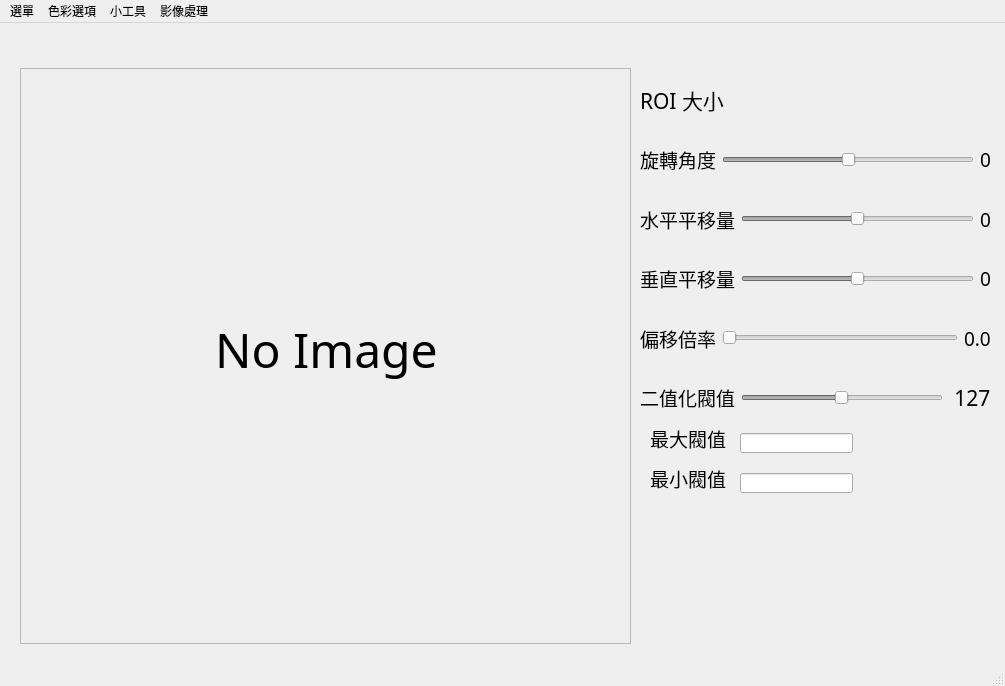
<?xml version="1.0" encoding="UTF-8"?>
<ui version="4.0">
 <class>MainWindow</class>
 <widget class="QMainWindow" name="MainWindow">
  <property name="geometry">
   <rect>
    <x>0</x>
    <y>0</y>
    <width>1005</width>
    <height>686</height>
   </rect>
  </property>
  <property name="mouseTracking">
   <bool>false</bool>
  </property>
  <property name="windowTitle">
   <string>影像處理平台</string>
  </property>
  <property name="autoFillBackground">
   <bool>false</bool>
  </property>
  <property name="styleSheet">
   <string notr="true"/>
  </property>
  <widget class="QWidget" name="centralwidget">
   <widget class="QLabel" name="Gif_Label">
    <property name="geometry">
     <rect>
      <x>660</x>
      <y>500</y>
      <width>150</width>
      <height>110</height>
     </rect>
    </property>
   </widget>
   <widget class="QLineEdit" name="MaxValue">
    <property name="geometry">
     <rect>
      <x>740</x>
      <y>410</y>
      <width>113</width>
      <height>20</height>
     </rect>
    </property>
    <property name="maxLength">
     <number>3</number>
    </property>
   </widget>
   <widget class="QLineEdit" name="MinValue">
    <property name="geometry">
     <rect>
      <x>740</x>
      <y>450</y>
      <width>113</width>
      <height>20</height>
     </rect>
    </property>
    <property name="maxLength">
     <number>3</number>
    </property>
   </widget>
   <widget class="QLabel" name="label">
    <property name="geometry">
     <rect>
      <x>650</x>
      <y>400</y>
      <width>91</width>
      <height>31</height>
     </rect>
    </property>
    <property name="font">
     <font>
      <family>Agency FB</family>
      <pointsize>14</pointsize>
     </font>
    </property>
    <property name="text">
     <string>最大閥值</string>
    </property>
   </widget>
   <widget class="QLabel" name="label_2">
    <property name="geometry">
     <rect>
      <x>650</x>
      <y>440</y>
      <width>91</width>
      <height>31</height>
     </rect>
    </property>
    <property name="font">
     <font>
      <family>Agency FB</family>
      <pointsize>14</pointsize>
     </font>
    </property>
    <property name="text">
     <string>最小閥值</string>
    </property>
   </widget>
   <widget class="QWidget" name="">
    <property name="geometry">
     <rect>
      <x>20</x>
      <y>10</y>
      <width>611</width>
      <height>611</height>
     </rect>
    </property>
    <layout class="QVBoxLayout" name="verticalLayout_3">
     <item>
      <widget class="QLabel" name="Image_Info_label">
       <property name="font">
        <font>
         <family>Agency FB</family>
         <pointsize>16</pointsize>
        </font>
       </property>
       <property name="text">
        <string/>
       </property>
      </widget>
     </item>
     <item>
      <layout class="QVBoxLayout" name="verticalLayout">
       <item>
        <widget class="QScrollArea" name="scrollArea">
         <property name="widgetResizable">
          <bool>true</bool>
         </property>
         <widget class="QWidget" name="scrollAreaWidgetContents">
          <property name="geometry">
           <rect>
            <x>0</x>
            <y>0</y>
            <width>605</width>
            <height>573</height>
           </rect>
          </property>
          <widget class="QLabel" name="ImageLabel">
           <property name="geometry">
            <rect>
             <x>0</x>
             <y>0</y>
             <width>611</width>
             <height>561</height>
            </rect>
           </property>
           <property name="font">
            <font>
             <family>Agency FB</family>
             <pointsize>36</pointsize>
            </font>
           </property>
           <property name="mouseTracking">
            <bool>false</bool>
           </property>
           <property name="autoFillBackground">
            <bool>false</bool>
           </property>
           <property name="frameShape">
            <enum>QFrame::NoFrame</enum>
           </property>
           <property name="text">
            <string>No Image</string>
           </property>
           <property name="alignment">
            <set>Qt::AlignCenter</set>
           </property>
          </widget>
         </widget>
        </widget>
       </item>
      </layout>
     </item>
    </layout>
   </widget>
   <widget class="QWidget" name="">
    <property name="geometry">
     <rect>
      <x>640</x>
      <y>50</y>
      <width>351</width>
      <height>351</height>
     </rect>
    </property>
    <layout class="QVBoxLayout" name="verticalLayout_2">
     <item>
      <widget class="QLabel" name="ROI_Label">
       <property name="font">
        <font>
         <family>Agency FB</family>
         <pointsize>16</pointsize>
         <underline>false</underline>
        </font>
       </property>
       <property name="text">
        <string>ROI 大小</string>
       </property>
      </widget>
     </item>
     <item>
      <layout class="QHBoxLayout" name="horizontalLayout">
       <item>
        <widget class="QLabel" name="label_3">
         <property name="font">
          <font>
           <family>Agency FB</family>
           <pointsize>14</pointsize>
          </font>
         </property>
         <property name="text">
          <string>旋轉角度</string>
         </property>
        </widget>
       </item>
       <item>
        <widget class="QSlider" name="AngelSlider">
         <property name="enabled">
          <bool>false</bool>
         </property>
         <property name="minimum">
          <number>-360</number>
         </property>
         <property name="maximum">
          <number>360</number>
         </property>
         <property name="orientation">
          <enum>Qt::Horizontal</enum>
         </property>
        </widget>
       </item>
       <item>
        <widget class="QLabel" name="AngelValue">
         <property name="font">
          <font>
           <family>Agency FB</family>
           <pointsize>14</pointsize>
          </font>
         </property>
         <property name="text">
          <string>0</string>
         </property>
        </widget>
       </item>
      </layout>
     </item>
     <item>
      <layout class="QHBoxLayout" name="horizontalLayout_2">
       <item>
        <widget class="QLabel" name="label_5">
         <property name="font">
          <font>
           <family>Agency FB</family>
           <pointsize>14</pointsize>
          </font>
         </property>
         <property name="text">
          <string>水平平移量</string>
         </property>
        </widget>
       </item>
       <item>
        <widget class="QSlider" name="horizontalMoveSlider">
         <property name="enabled">
          <bool>false</bool>
         </property>
         <property name="minimum">
          <number>-400</number>
         </property>
         <property name="maximum">
          <number>400</number>
         </property>
         <property name="value">
          <number>0</number>
         </property>
         <property name="orientation">
          <enum>Qt::Horizontal</enum>
         </property>
        </widget>
       </item>
       <item>
        <widget class="QLabel" name="MoveRightValue">
         <property name="font">
          <font>
           <family>Agency FB</family>
           <pointsize>14</pointsize>
          </font>
         </property>
         <property name="text">
          <string>0</string>
         </property>
        </widget>
       </item>
      </layout>
     </item>
     <item>
      <layout class="QHBoxLayout" name="horizontalLayout_3">
       <item>
        <widget class="QLabel" name="label_6">
         <property name="font">
          <font>
           <family>Agency FB</family>
           <pointsize>14</pointsize>
          </font>
         </property>
         <property name="text">
          <string>垂直平移量</string>
         </property>
        </widget>
       </item>
       <item>
        <widget class="QSlider" name="VerticalMoveSlider">
         <property name="enabled">
          <bool>false</bool>
         </property>
         <property name="minimum">
          <number>-400</number>
         </property>
         <property name="maximum">
          <number>400</number>
         </property>
         <property name="value">
          <number>0</number>
         </property>
         <property name="orientation">
          <enum>Qt::Horizontal</enum>
         </property>
        </widget>
       </item>
       <item>
        <widget class="QLabel" name="MoveUpDownValue">
         <property name="font">
          <font>
           <family>Agency FB</family>
           <pointsize>14</pointsize>
          </font>
         </property>
         <property name="text">
          <string>0</string>
         </property>
        </widget>
       </item>
      </layout>
     </item>
     <item>
      <layout class="QHBoxLayout" name="horizontalLayout_4">
       <item>
        <widget class="QLabel" name="label_4">
         <property name="font">
          <font>
           <family>Agency FB</family>
           <pointsize>14</pointsize>
          </font>
         </property>
         <property name="text">
          <string>偏移倍率</string>
         </property>
        </widget>
       </item>
       <item>
        <widget class="QSlider" name="ScaleSlider">
         <property name="enabled">
          <bool>false</bool>
         </property>
         <property name="minimum">
          <number>0</number>
         </property>
         <property name="maximum">
          <number>10</number>
         </property>
         <property name="singleStep">
          <number>0</number>
         </property>
         <property name="orientation">
          <enum>Qt::Horizontal</enum>
         </property>
        </widget>
       </item>
       <item>
        <widget class="QLabel" name="ScaleValue">
         <property name="font">
          <font>
           <family>Agency FB</family>
           <pointsize>14</pointsize>
          </font>
         </property>
         <property name="text">
          <string>0.0</string>
         </property>
        </widget>
       </item>
      </layout>
     </item>
     <item>
      <layout class="QHBoxLayout" name="horizontalLayout_5">
       <item>
        <widget class="QLabel" name="Text_label">
         <property name="font">
          <font>
           <family>Agency FB</family>
           <pointsize>14</pointsize>
          </font>
         </property>
         <property name="text">
          <string>二值化閥值</string>
         </property>
        </widget>
       </item>
       <item>
        <widget class="QSlider" name="Set_Threshold_Value_Slider">
         <property name="enabled">
          <bool>false</bool>
         </property>
         <property name="maximum">
          <number>255</number>
         </property>
         <property name="value">
          <number>127</number>
         </property>
         <property name="orientation">
          <enum>Qt::Horizontal</enum>
         </property>
         <property name="tickPosition">
          <enum>QSlider::NoTicks</enum>
         </property>
        </widget>
       </item>
       <item>
        <widget class="QLabel" name="Text_label_Threshold_value">
         <property name="font">
          <font>
           <family>Agency FB</family>
           <pointsize>16</pointsize>
          </font>
         </property>
         <property name="text">
          <string> 127</string>
         </property>
        </widget>
       </item>
      </layout>
     </item>
    </layout>
   </widget>
  </widget>
  <widget class="QMenuBar" name="menubar">
   <property name="geometry">
    <rect>
     <x>0</x>
     <y>0</y>
     <width>1005</width>
     <height>21</height>
    </rect>
   </property>
   <widget class="QMenu" name="menu">
    <property name="title">
     <string>選單</string>
    </property>
    <addaction name="actionOpen_File"/>
    <addaction name="actionSave_File"/>
    <addaction name="actionClose"/>
   </widget>
   <widget class="QMenu" name="menu_2">
    <property name="enabled">
     <bool>true</bool>
    </property>
    <property name="title">
     <string>色彩選項</string>
    </property>
    <addaction name="actionGray"/>
    <addaction name="actionRGB"/>
    <addaction name="actionHistogram"/>
    <addaction name="actionTresholding"/>
    <addaction name="actionHSV"/>
   </widget>
   <widget class="QMenu" name="menu_3">
    <property name="title">
     <string>小工具</string>
    </property>
    <addaction name="actionROI"/>
    <addaction name="actionaffine_transform"/>
    <addaction name="actionperspective_transform"/>
    <addaction name="actionShow_Hist"/>
   </widget>
   <widget class="QMenu" name="menu_4">
    <property name="title">
     <string>影像處理</string>
    </property>
    <addaction name="actionGuassion"/>
    <addaction name="actionCanny"/>
    <addaction name="actionNoise"/>
   </widget>
   <addaction name="menu"/>
   <addaction name="menu_2"/>
   <addaction name="menu_3"/>
   <addaction name="menu_4"/>
  </widget>
  <widget class="QStatusBar" name="statusbar">
   <property name="enabled">
    <bool>true</bool>
   </property>
   <property name="sizeGripEnabled">
    <bool>true</bool>
   </property>
  </widget>
  <action name="actionOpen_File">
   <property name="text">
    <string>開啟檔案</string>
   </property>
   <property name="shortcut">
    <string>Ctrl+O</string>
   </property>
  </action>
  <action name="actionClose">
   <property name="text">
    <string>關閉平台</string>
   </property>
   <property name="shortcut">
    <string>Ctrl+Q</string>
   </property>
  </action>
  <action name="actionGray">
   <property name="text">
    <string>影像灰階</string>
   </property>
  </action>
  <action name="actionRGB">
   <property name="text">
    <string>轉換原始圖片</string>
   </property>
  </action>
  <action name="actionHistogram">
   <property name="text">
    <string>灰階影像均衡化</string>
   </property>
  </action>
  <action name="actionSave_File">
   <property name="text">
    <string>儲存檔案</string>
   </property>
   <property name="shortcut">
    <string>Ctrl+S</string>
   </property>
  </action>
  <action name="actionTresholding">
   <property name="text">
    <string>影像二值化</string>
   </property>
  </action>
  <action name="actionROI">
   <property name="text">
    <string>選取 ROI</string>
   </property>
  </action>
  <action name="action123">
   <property name="text">
    <string>HSV</string>
   </property>
  </action>
  <action name="actionHSV">
   <property name="text">
    <string>轉換HSV影像</string>
   </property>
  </action>
  <action name="actionGuassion">
   <property name="text">
    <string>模糊化</string>
   </property>
  </action>
  <action name="actionCanny">
   <property name="text">
    <string>邊緣擷取</string>
   </property>
  </action>
  <action name="actionNoise">
   <property name="text">
    <string>雜訊處理</string>
   </property>
  </action>
  <action name="actionaffine_transform">
   <property name="text">
    <string>仿射轉換</string>
   </property>
  </action>
  <action name="actionperspective_transform">
   <property name="text">
    <string>透視投影轉換</string>
   </property>
  </action>
  <action name="actionShow_Hist">
   <property name="text">
    <string>影像直方圖</string>
   </property>
  </action>
 </widget>
 <resources/>
 <connections/>
</ui>
